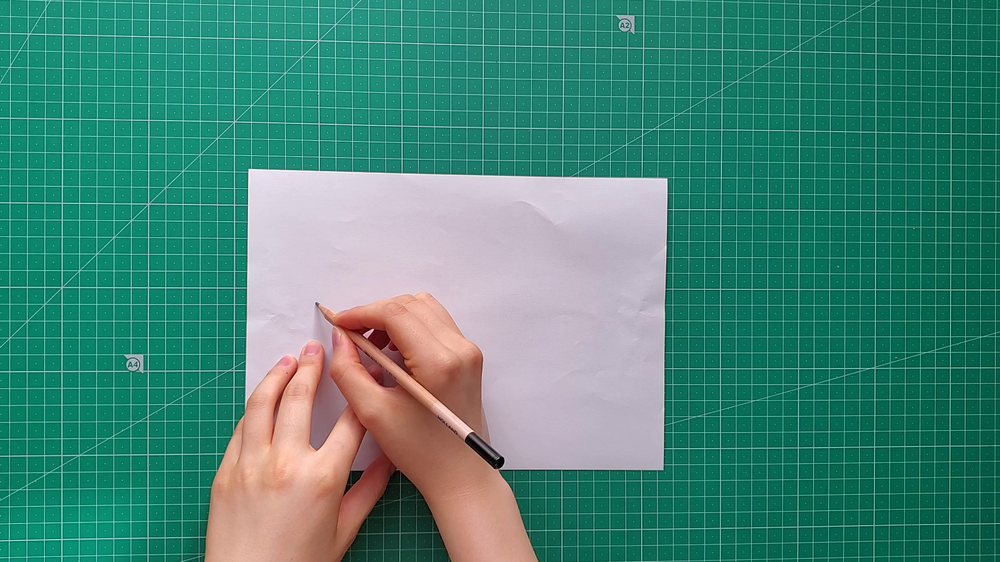
#> input picture videos/draw-simple/01.png, 1000 x 562 px, shrunk from 1920 x 1080 before the run
$ python crop-image.py ../videos/draw-simple out
#> lines starting #> are read from the running program, lines starting #| are printed output that depends on the picture
import sys
import os
import glob
from PIL import Image

# --- 設定 ---
# クロップ後のアスペクト比 (高さ : 幅) を設定します
# 今回は「高さ3：幅4」なので、以下のように設定
ASPECT_HEIGHT = 3
ASPECT_WIDTH = 4.9
ZURE_WIDTH = 80
# --- 設定 ---


def crop_to_aspect_ratio(input_dir, output_dir, aspect_h, aspect_w):
    """
    指定フォルダの全PNG画像を、指定のアスペクト比になるように左を残してクロップし、
    別フォルダに保存する。
    """
#> called with input_dir = '../videos/draw-simple', output_dir = 'out', aspect_h = 3, aspect_w = 4.9
    # 1. 入力フォルダの存在をチェック
    if not os.path.isdir(input_dir):
        print(f"❌ エラー: 入力フォルダ '{input_dir}' が見つかりません。")
        return

    # 2. 出力用フォルダを作成（既にあれば何もしない）
    if not os.path.exists(output_dir):
        os.makedirs(output_dir)
        print(f"📁 フォルダ '{output_dir}' を作成しました。")

    # 3. 入力フォルダ内のすべての.pngファイルのパスを取得
    search_path = os.path.join(input_dir, '*.png')
    image_paths = glob.glob(search_path)

    if not image_paths:
        print(f"❌ 入力フォルダ '{input_dir}' にPNG画像が見つかりませんでした。")
        return

    print(f"🖼️ {len(image_paths)}個のPNG画像を処理します...")

    # 4. 各画像をループで処理
    for input_path in image_paths:
        try:
            filename = os.path.basename(input_path)
            output_path = os.path.join(output_dir, filename)

            with Image.open(input_path) as img:
#> img is the input picture: PIL image 1000x562 RGB; mean R, G, B 70, 134.6, 120.3
                original_width, original_height = img.size
#> original_width = 1000; original_height = 562

                # 目標のアスペクト比から、現在の高さを基準にした目標の幅を計算
                target_width = int(original_height * aspect_w / aspect_h)
#> target_width = 917

                # 元の幅が目標の幅より大きい場合のみクロップ処理を行う
                if original_width > target_width:
                    # クロップ領域を計算 (左, 上, 右, 下)
                    # 左を残すので、左上のx座標は0、右下のx座標は目標の幅
                    crop_area = (ZURE_WIDTH, 0, target_width+ZURE_WIDTH, original_height)
#> crop_area = (80, 0, 997, 562)

                    cropped_img = img.crop(crop_area)
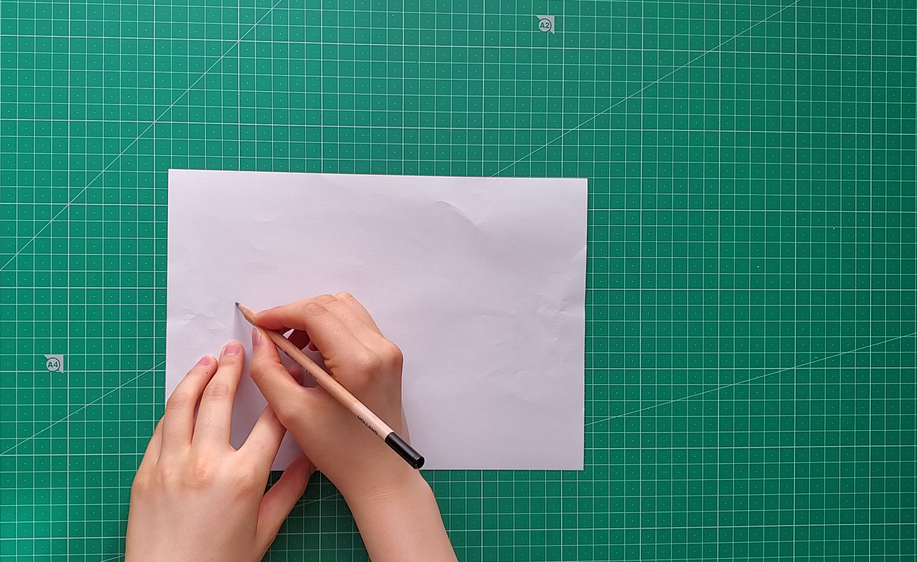
#> cropped_img: PIL image 917x562 RGB; mean R, G, B 74.2, 134.5, 120.9
                    cropped_img.save(output_path)
                    print(f"  ✅ {filename} をクロップして保存しました。 (幅: {original_width} -> {target_width})")
#|   ✅ 01.png をクロップして保存しました。 (幅: 1000 -> 917)

                else:
                    # 元の幅が目標の幅以下の場合はクロップせず、そのままコピー
                    img.save(output_path)
                    print(f"  ℹ️  {filename} はクロップの必要がないため、そのままコピーしました。")

        except Exception as e:
            print(f"  ❌ {filename} の処理中にエラーが発生しました: {e}")
#> pass 2 of the loop in crop_to_aspect_ratio, `for input_path in image_paths:`:
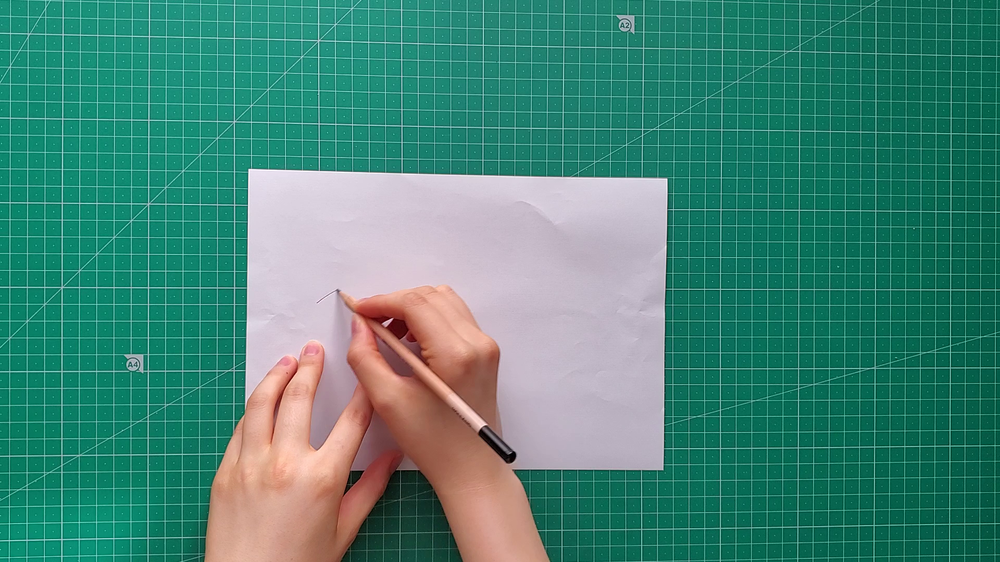
#> input picture videos/draw-simple/02.png, 1000 x 562 px, shrunk from 1920 x 1080 before the run
#> in crop_to_aspect_ratio, img is the input picture: PIL image 1000x562 RGB; mean R, G, B 69.7, 134.3, 119.8
#> in crop_to_aspect_ratio, `cropped_img = img.crop(crop_area)`:
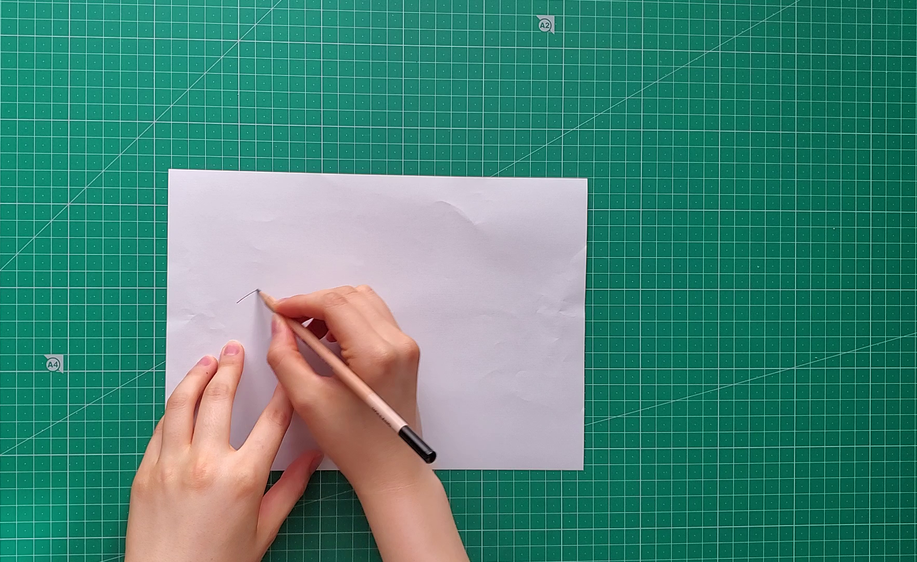
#> cropped_img: PIL image 917x562 RGB; mean R, G, B 73.9, 134.1, 120.4
#|   ✅ 02.png をクロップして保存しました。 (幅: 1000 -> 917)

    print("\n🎉 すべての処理が完了しました！")


if __name__ == '__main__':
    # コマンドライン引数の数をチェック
    if len(sys.argv) != 3:
        print("❌ 引数が正しくありません。")
        print(f"使い方: python {os.path.basename(__file__)} <入力フォルダ名> <出力フォルダ名>")
        sys.exit(1)

    # 引数から入力・出力フォルダ名を取得
    input_folder = sys.argv[1]
    output_folder = sys.argv[2]

    # 処理を実行
    crop_to_aspect_ratio(input_folder, output_folder, ASPECT_HEIGHT, ASPECT_WIDTH)
